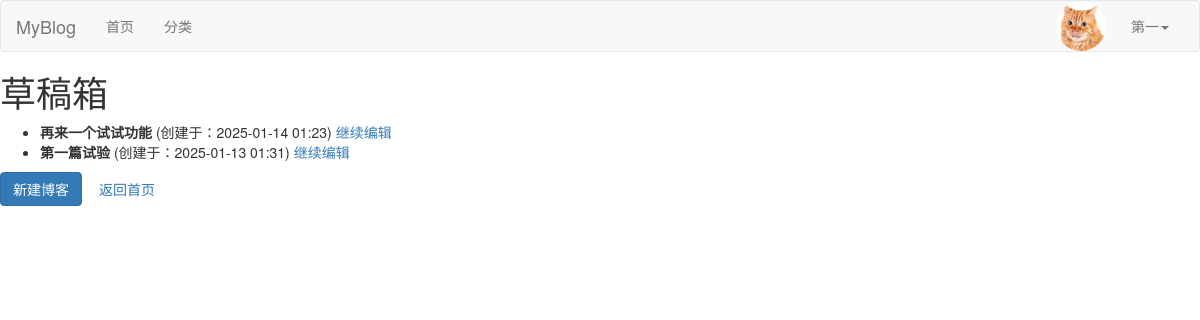
/drafts/ (signed in), run on an earlier commit of the app's database.
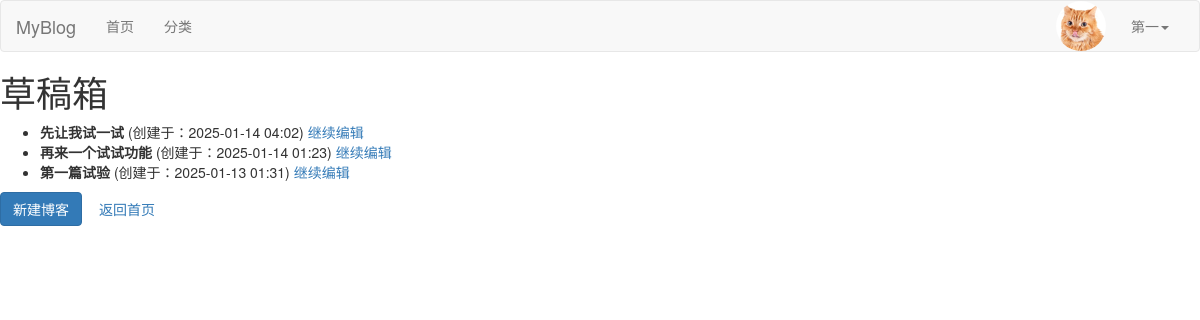
And on a later commit of the database.
### users/models.py (models this page shows, shortened)
class UserProfile(models.Model):
    USER_GENDER_TYPE = (
        ('male','男'),
        ('female','女'),
    )
    owner = models.OneToOneField(User, on_delete=models.CASCADE, verbose_name='用户')
    nickname=models.CharField(verbose_name='昵称',max_length=23,blank=True,null=True)
    birthday=models.DateTimeField(verbose_name='生日',blank=True,null=True)
    gender=models.CharField(verbose_name='性别', choices=USER_GENDER_TYPE,max_length=6,default='male')
    image=models.ImageField(verbose_name='用户头像',upload_to=user_avatar_upload_to,default='image/default.jpg',max_length=255)
    desc=models.TextField(verbose_name='个人简介',max_length=200,blank=True,default='')
    signature=models.CharField(verbose_name='个性签名',max_length=50,blank=True,default='')

### blog/models.py (models this page shows, shortened)
class Post(models.Model):
    DRAFT = 'draft'
    PUBLISHED = 'published'
    STATUS_CHOICES = [
        (DRAFT, '草稿'),
        (PUBLISHED, '已发布'),
    ]
    title = models.CharField(max_length=61, verbose_name="文章标题")
    desc = models.TextField(max_length=200, blank=True, default="", verbose_name="文章描述")
    category = models.ForeignKey(Category, on_delete=models.CASCADE, verbose_name="分类")
    content = models.TextField(verbose_name="文章详情")
    tags = models.ForeignKey(Tag, on_delete=models.CASCADE, verbose_name="文章标签")
    owner = models.ForeignKey(User, on_delete=models.CASCADE, verbose_name="作者")
    add_date = models.DateTimeField(auto_now_add=True, verbose_name="添加时间")
    pub_date = models.DateTimeField(auto_now=True, verbose_name="修改时间")
    status = models.CharField(max_length=10, choices=STATUS_CHOICES, default=DRAFT, verbose_name="状态")
    class Meta:
        verbose_name = "文章"
        verbose_name_plural = verbose_name

### blog/views.py (the view)
# urls.py: path('drafts/', views.draft_list, name='draft_list'),  # 草稿箱
@login_required
def draft_list(request):
    drafts = Post.objects.filter(owner=request.user, status=Post.DRAFT).order_by('-add_date')
    return render(request, 'draft_list.html', {'drafts': drafts})

### blog/templates/draft_list.html (shortened to what this page needs)
{% extends 'base.html' %}
{% block content %}
    <h1>草稿箱</h1>
    <ul>
        {% for draft in drafts %}
            <li>
                <strong>{{ draft.title }}</strong> (创建于：{{ draft.add_date|date:"Y-m-d H:i" }})
                <a href="{% url 'blog:edit_draft' draft.id %}">继续编辑</a>
            </li>
        {% empty %}
            <p>暂无草稿。</p>
        {% endfor %}
    </ul>
    <a href="{% url 'blog:create_post' %}" class="btn btn-primary">新建博客</a>
    <a href="{% url 'blog:index' %}" class="btn btn-secondary">返回首页</a>
{% endblock %}

### blog/templates/base.html (shortened to what this page needs)
{% load static %}
<!DOCTYPE html>
<html lang="en">
<head>
    <link rel="stylesheet" href="{% static 'plugin/bootstrap/css/bootstrap.css' %}">
    <link rel="stylesheet" href="{% static 'plugin/font-awesome/css/font-awesome.min.css' %}">
</head>
<body>
<nav class="navbar navbar-default">
    <div class="container-fluid">
        <div class="navbar-header">
            <a class="navbar-brand" href="#">MyBlog</a>
        </div>
        <div class="collapse navbar-collapse" id="bs-example-navbar-collapse-1">
            <ul class="nav navbar-nav">
                <li><a href="{% url 'blog:index' %}">首页<span class="sr-only">(current)</span></a></li>
                <li><a href="{% url 'blog:category_list' %}">分类</a></li>
            </ul>
            <ul class="nav navbar-nav navbar-right">
    {% if request.user.is_authenticated %}
        <li class="user-avatar">
            <img src="{{ request.user.userprofile.image.url }}" alt="User Avatar" class="avatar-img">
        </li>
        <li class="dropdown">
            <a href="#" class="dropdown-toggle" data-toggle="dropdown" role="button" aria-haspopup="true"
               aria-expanded="false">
               {{ request.user.username }}<span class="caret"></span>
            </a>
        </li>
    {% else %}
        <li><a href="{% url 'users:login' %}">登录</a></li>
        <li><a href="{% url 'users:register' %}" target="_blank">注册</a></li>
    {% endif %}
</ul>
        </div>
    </div>
</nav>
{% block content %}{% endblock %}
</body>
</html>

### blog/templates/base.html (style rules this page uses)
.user-avatar { display: inline-block; vertical-align: middle; margin-right: 10px; }
.avatar-img { width: 50px; height: 50px; border-radius: 50%; object-fit: cover; }

What changed in the data, as far as the page shows it:
added Post: title "先让我试一试", add_date "2025-01-14 04:02"
